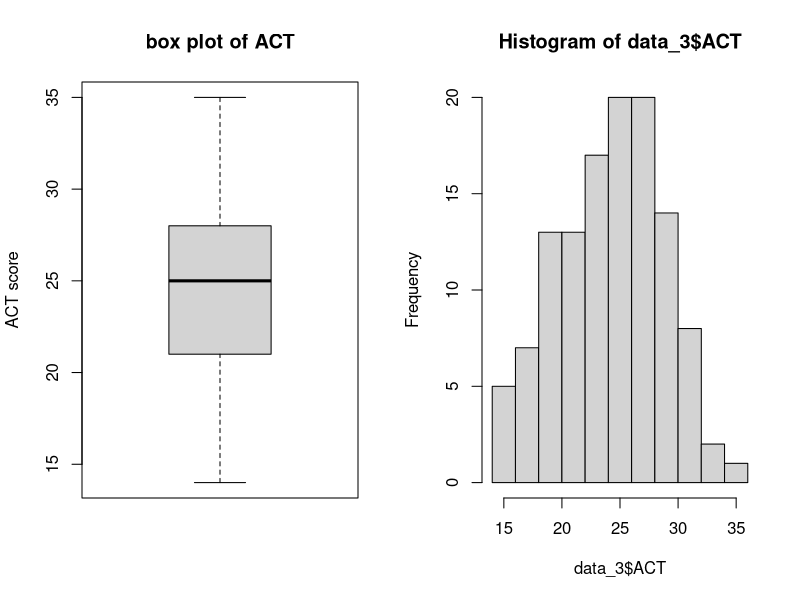
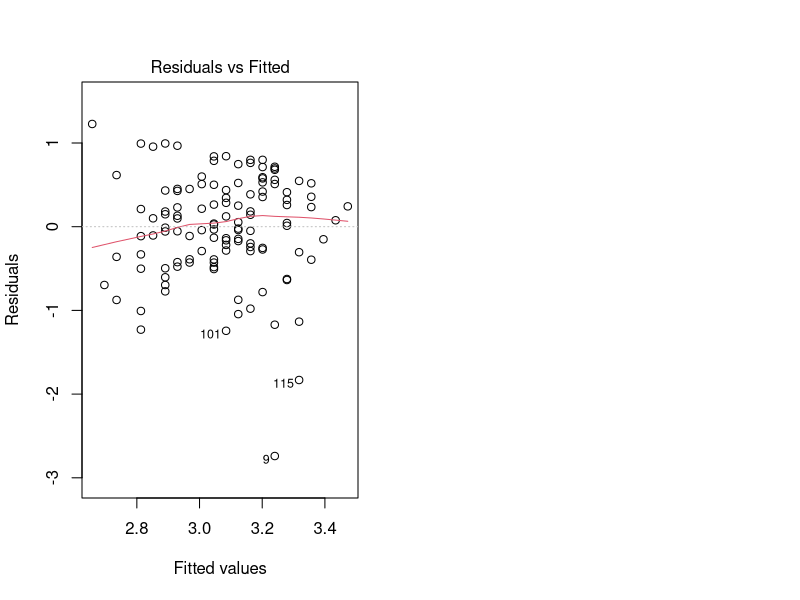
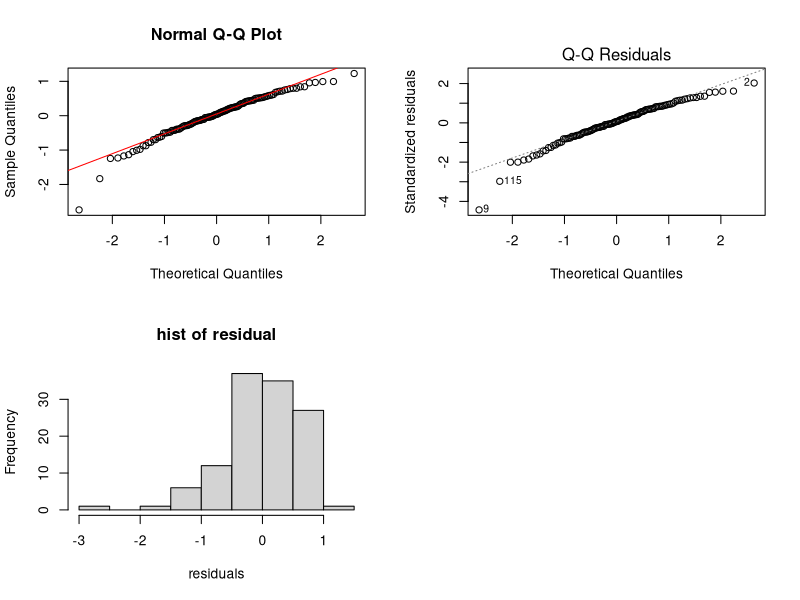
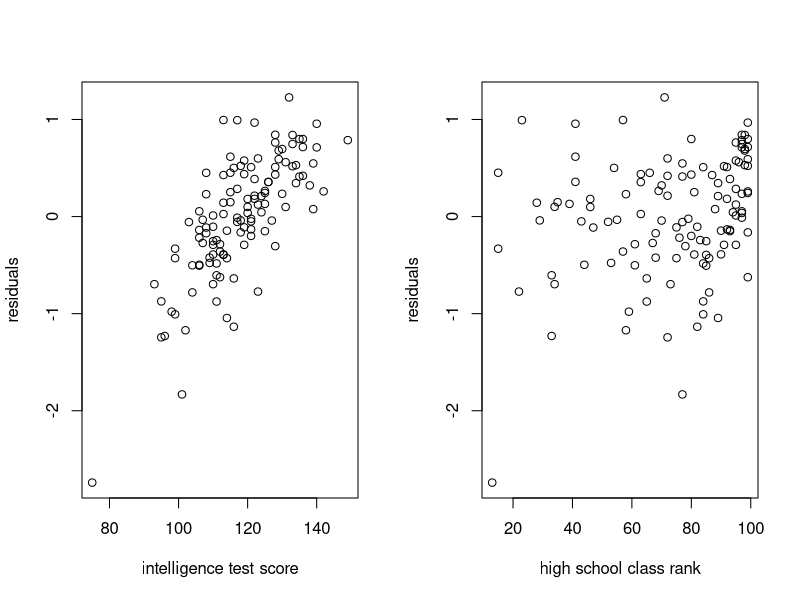
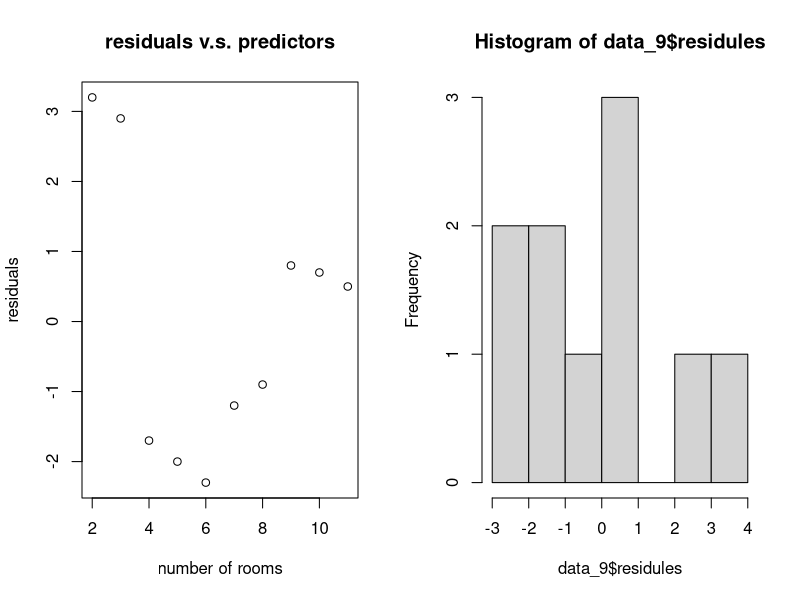
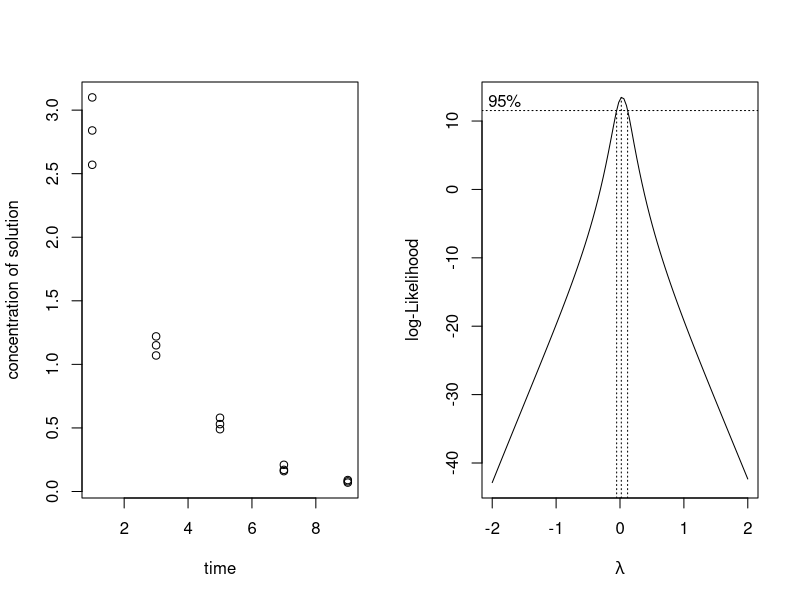
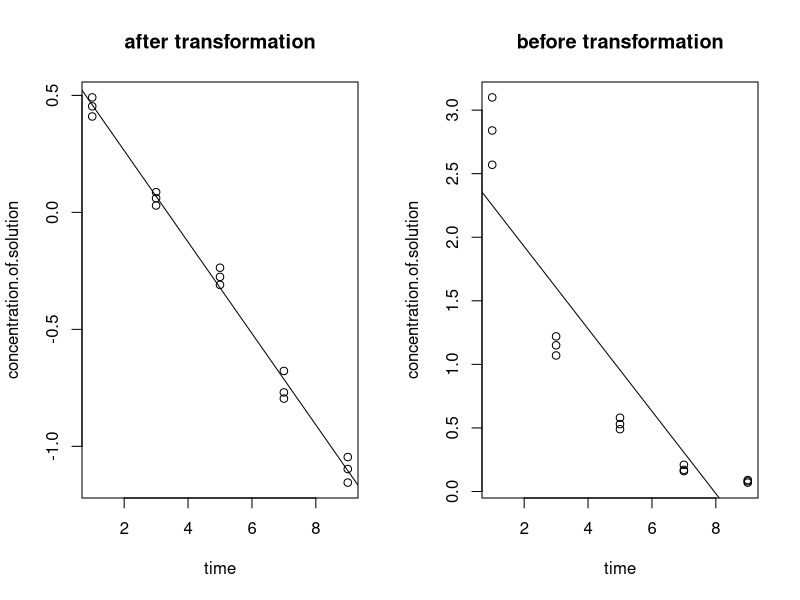
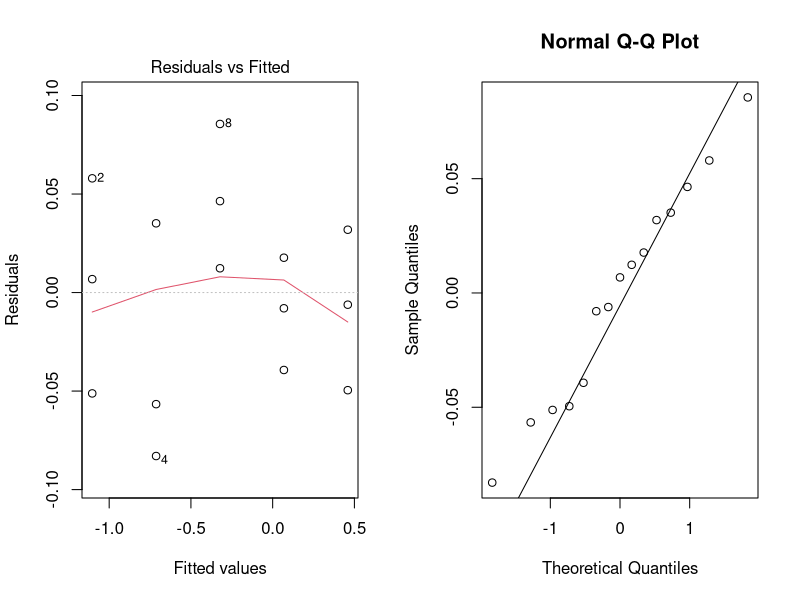

The R script that drew these images, in order:
## ---- chunk 1
knitr::opts_chunk$set(echo = TRUE)
## ---- chunk 2
setwd("C:/Users/cheny/Desktop/study/linear regression model/homework/homework four")
data_3 <- read.table('3.3.txt',header = FALSE, col.names = c('GPA','ACT','intelligence test score','high school class rank'))
par(mfrow=c(1,2))
boxplot(data_3$ACT,main ='box plot of ACT',ylab='ACT score')
hist(data_3$ACT)
## ---- chunk 3
reg_3 <- lm(data_3$GPA ~ data_3$ACT)
residual_3 <- reg_3$residuals
fitted_value_3 <- reg_3$fitted.values
plot(reg_3,1)
## ---- chunk 4
par(mfrow=c(2,2))
qqnorm(reg_3$residuals)
qqline(reg_3$residuals,col="red")
plot(reg_3,2)
hist(reg_3$residuals,main = 'hist of residual',xlab = 'residuals')
## ---- chunk 5
# calculate the coefficient of correlation between ordered residuals and their expected values under normality

ordered_residual <- reg_3$residuals[order(reg_3$residuals)]
# according to the table B6 (n = 120, ?? = 0.05) z equals to 0.987
MSE <- sum(reg_3$residuals^2)/(length(reg_3$residuals)-2)
a <- vector()
for(i in 1:length(residual_3)){
        a_new <- ( i - 0.375)/(120 + 0.25)
        a <- c(a,a_new)
}
expected_value <- sqrt(MSE) * qnorm(a)
correlation <- cor(ordered_residual,expected_value)
correlation
## ---- chunk 6
# order the ACT
low_26 <- which(data_3$ACT < 26)
residual_low <- residual_3[low_26]

up_26 <- which(data_3$ACT >= 26)
residual_up <- residual_3[up_26]

median_low <- median(residual_low)
median_up <- median(residual_up)

d_low <- vector()
for( i in 1:length(residual_low)){
        d_low_new <- abs(residual_low[i]-median_low) 
        d_low <- c(d_low,d_low_new)
}

d_up <- vector()
for( i in 1:length(residual_up)){
        d_up_new <- abs(residual_up[i]-median_up) 
        d_up <- c(d_up,d_up_new)
}

mean_d_low <- mean(d_low)
mean_d_up  <- mean(d_up)

diff_low <- vector()
for(i in 1:length(d_low)){
        diff_low_new <- (d_low[i] - mean_d_low)^2
        diff_low <- c(diff_low,diff_low_new)
}

diff_up <- vector()
for(i in 1:length(d_up)){
        diff_up_new <- (d_up[i] - mean_d_up)^2
        diff_up <- c(diff_up,diff_up_new)
}

s <- sqrt((sum(diff_up)+sum(diff_low))/118)
# result of t_BF
t_BF <- (mean_d_up - mean_d_low)/(0.417275 * sqrt(1/length(residual_up)+1/length(residual_low)))
#calculate t_critical
t_critical <- qt(0.995,118)

# test
abs(t_BF) <= t_critical
## ---- chunk 7
par(mfrow=c(1,2))
plot(reg_3$residuals ~ data_3$intelligence.test.score, ylab = 'residuals', xlab='intelligence test score')
plot(reg_3$residuals ~ data_3$high.school.class.rank, ylab = 'residuals', xlab='high school class rank')
## ---- chunk 8
data_9 <- read.table('3.9.txt',header = FALSE, col.names = c('numbrs of rooms','residules'))
plot(data_9$residules ~ data_9$numbrs.of.rooms,xlab='number of rooms',ylab='residuals' ,main='residuals v.s. predictors')
hist(data_9$residules)
## ---- chunk 9
data_16 <- read.table('3.16.txt',header = FALSE, col.names = c('concentration of solution','time'))
plot(data_16$concentration.of.solution ~ data_16$time, ylab='concentration of solution',xlab='time')
## ---- chunk 10
result <- data.frame()
result$lambda <- vector()
result$SSE <- vector()

k2 <- prod(data_16$concentration.of.solution)^(1/length(data_16$concentration.of.solution))

# test 0
wi <- k2*log(data_16$concentration.of.solution)
reg_16_0 <- lm(wi~data_16$time)
sse_0 <- sum(reg_16_0$residuals^2)
result[1,] <- c(0,sse_0)

# test other values
test <- c(-0.2,-0.1,0.1,0.2)
for(j in 1:length(test)){
        i <- test[j]
        k1 <- 1/(i*k2^(i-1))
        wi <- k1*(data_16$concentration.of.solution^i - 1)
        reg <- lm(wi~data_16$time)
        sse <- sum(reg$residuals^2)
        result[j+1,] <- c(i,sse)
}
print(result)

# this problem can also be solved in this way
library(MASS)
tr <- boxcox(data_16$concentration.of.solution~data_16$time,Lambda=seq(-1,+1,20))
# obviously, lambda should be 0
## ---- chunk 11
y_dot <- log10(data_16$concentration.of.solution)
reg_16_c <- lm(y_dot~data_16$time)
summary(reg_16_c)
## ---- chunk 12
reg_16_orginal <- lm(data_16$concentration.of.solution~data_16$time)
par(mfrow=c(1,2))
plot(y_dot~data_16$time,main='after transformation',xlab='time',ylab='concentration.of.solution')
abline(reg_16_c)
plot(data_16$concentration.of.solution~data_16$time,main='before transformation',xlab='time',ylab='concentration.of.solution')
abline(reg_16_orginal)
## ---- chunk 13
# residual against fitted value
plot(reg_16_c,1)
## ---- chunk 14
# test normality
qqnorm(reg_16_c$residuals)
qqline(reg_16_c$residuals)
## ---- chunk 15
data_24 <- read.table('3.24.txt',header = FALSE, col.names = c('blood pressure','age'))
reg_24 <- lm(data_24$blood.pressure ~ data_24$age)
par(mfrow=c(1,2))
plot(reg_24$residuals ~ data_24$age, main='blood pressure v.s. age',xlab='age',ylab='blood pressure')
plot(data_24$blood.pressure ~ data_24$age)
abline(reg_24)
## ---- chunk 16
data_24_new <- data_24[-7,]
reg_24_new <- lm(data_24_new$blood.pressure ~ data_24_new$age)
par(mfrow=c(2,2))
plot(reg_24_new$residuals ~ data_24_new$age, main='blood pressure v.s. age',xlab='age',ylab='blood pressure')
plot(data_24_new$blood.pressure ~ data_24_new$age)
abline(reg_24_new)
qqnorm(data_24$blood.pressure)
qqline(data_24$blood.pressure)
qqnorm(data_24_new$blood.pressure)
qqline(data_24_new$blood.pressure)
## ---- chunk 17
data_31 <- read.table('3.31.txt',header = FALSE,col.names = c('indentical number','sales prive','finished square feet','nuber of bedrooms','number of bathrooms','air conditioning','garage size','pool','year built','quality','style','lot size','adjacent of high way'))
set.seed(1)
# obtain a random sample
sample_31 <- sample(500,200)
data_31 <- data_31[sample_31,]
reg_31 <- lm(data_31$sales.prive~data_31$finished.square.feet)
summary(reg_31)

# plot
par(mfrow=c(2,2))
plot(reg_31$residuals~data_31$finished.square.feet,main='residuals v.s. predictor', xlab='fished square feet', ylab='residuals')
qqnorm(reg_31$residuals)
qqline(reg_31$residuals,col="red")
plot(data_31$sales.prive~data_31$finished.square.feet,main='x v.s. y',xlab='finished square feet',ylab='sales price')
plot(reg_31,1)

# outlier test
boxplot(reg_31$residuals)
## ---- chunk 18
# remove the residual outliers
outlier <- vector()
a <- as.numeric(reg_31$residuals)
for(i in 1:6){
        new_large <- as.numeric(which.max(a))
        outlier <- c(outlier,new_large)
        a <- a[-new_large]

}
a <- as.numeric(reg_31$residuals)
for(i in 1:2){
        new_large <- as.numeric(which.min(a))
        outlier <- c(outlier,new_large)
        a <- a[-new_large]

}       
data_31 <- data_31[-outlier,]

# box cox transformation
library(MASS)
tr_31 <- boxcox(data_31$sales.prive~data_31$finished.square.feet,Lambda=seq(-2,+2,100))

# new regression
y_new_31 <- data_31$sales.prive^(-1/2)
new_regress_31 <- lm(y_new_31 ~ data_31$finished.square.feet )
par(mfrow=c(2,2))
plot(new_regress_31$residuals~data_31$finished.square.feet,main='new residuals v.s. predictor', xlab='fished square feet', ylab='residuals')
qqnorm(new_regress_31$residuals)
qqline(new_regress_31$residuals,col="red")
plot(y_new_31~data_31$finished.square.feet,main='x v.s. new y',xlab='finished square feet',ylab='new sales price')
plot(new_regress_31,1)

# take into the new x
y1 <- new_regress_31$coefficients[1] + 1100 * new_regress_31$coefficients[2]
y1_true <- (1/y1)^2
y2 <- new_regress_31$coefficients[1] + 4900 * new_regress_31$coefficients[2]
y2_true <- (1/y2)^2
## ---- chunk 19
data_32 <- read.table('3.32.txt',header = FALSE, col.names = c('identifican number','PSA level','cancer volume','weight','age','benign prostatic hyperplasia','seminal vesicle invasion','capsular penetration','gleason score'))
reg_32 <- lm(data_32$PSA.level~data_32$cancer.volume)
summary(reg_32)

par(mfrow=c(2,2))
plot(reg_32$residuals~data_32$cancer.volume,main='residuals v.s. predictor', xlab='cancer volume', ylab='residuals')
qqnorm(reg_32$residuals)
qqline(reg_32$residuals)
plot(reg_32,3)
plot(reg_32$residuals~data_32$PSA.level,xlab = 'residuals',ylab = 'PSA level')

#remove the outlier of predictor
par(mfrow=c(1,2))
boxplot(data_32$cancer.volume)
data_32 <- data_32[order(data_32$cancer.volume)[1:93],]

tr_32 <- boxcox(data_32$PSA.level~data_32$cancer.volume,Lambda=seq(-2,+2,100))

y_new_32 <- log10(data_32$PSA.level)
new_reg_32 <- lm(y_new_32~data_32$cancer.volume)
summary(new_reg_32)

par(mfrow=c(2,2))
plot(new_reg_32$residuals~data_32$cancer.volume,main='new PSA.level v.s. predictor', xlab='cancer.volume', ylab='residuals')
qqnorm(new_reg_32$residuals)
qqline(new_reg_32$residuals)
plot(y_new_32~data_32$cancer.volume,main='x v.s. new y',xlab='cancer.volume',ylab='new PSA.level')
plot(new_reg_32,1)

y <- new_reg_32$coefficients[1] + new_reg_32$coefficients[2] * 20
y_true <- 10^y

